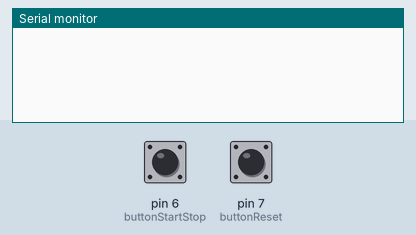
Simulated run of this sketch. Board: Arduino Uno, built with avr-gcc and run on an emulated ATmega328P. Shown: the last lines printed to the serial monitor. Inputs (shaded band) come from the test bench; at power-on: pin 6 (buttonStartStop) LOW, pin 7 (buttonReset) LOW.

Above: at 1.2 s.
1.3 s: pin 6 (buttonStartStop) pulled HIGH for 0.15 s
At 2.6 s:
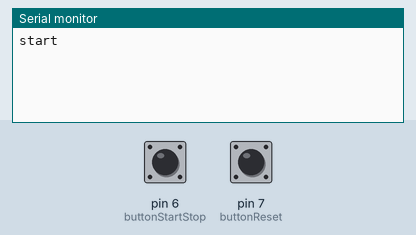
2.9 s: pin 7 (buttonReset) pulled HIGH for 0.15 s
At 3.7 s:
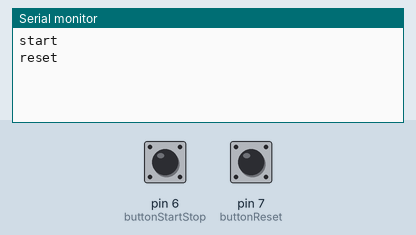
4.5 s: pin 6 (buttonStartStop) pulled HIGH for 1 s
At 6.6 s:
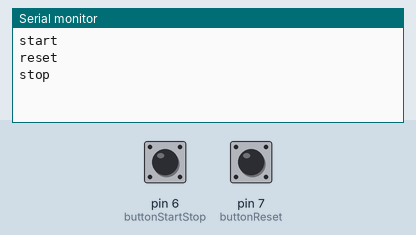

Measured:
- after the input at 1.3 s, the serial monitor: prints a new line after 0.17 s (image 1)
- after the input at 2.9 s, the serial monitor: prints a new line after 0.16 s (image 2)
- after the input at 4.5 s, the serial monitor: prints a new line after 1.0 s (image 3)

The sketch:

arduino-socketio.ino
```cpp
const int buttonStartStop = 6;
const int buttonReset = 7;

int startStop = 0;
int oldStartStop = 0;
int startStopStatus = 0;

int reset = 0;
int oldReset = 0;

void setup() {
  pinMode(buttonStartStop, INPUT);
  pinMode(buttonReset, INPUT);
  Serial.begin(9600);
}

void loop() {
  startStop = digitalRead(buttonStartStop);
  if (oldStartStop != startStop) {
    if (LOW == startStop) {
      startStopStatus = 0 == startStopStatus ? 1 : 0;
      Serial.println(0 == startStopStatus ? "stop" : "start");
    }
    oldStartStop = startStop;
  }

  reset = digitalRead(buttonReset);
  if (oldReset != reset) {
    if (LOW == reset) {
      Serial.println("reset");
    }
    oldReset = reset;
  }

  delay(30);
}
```
